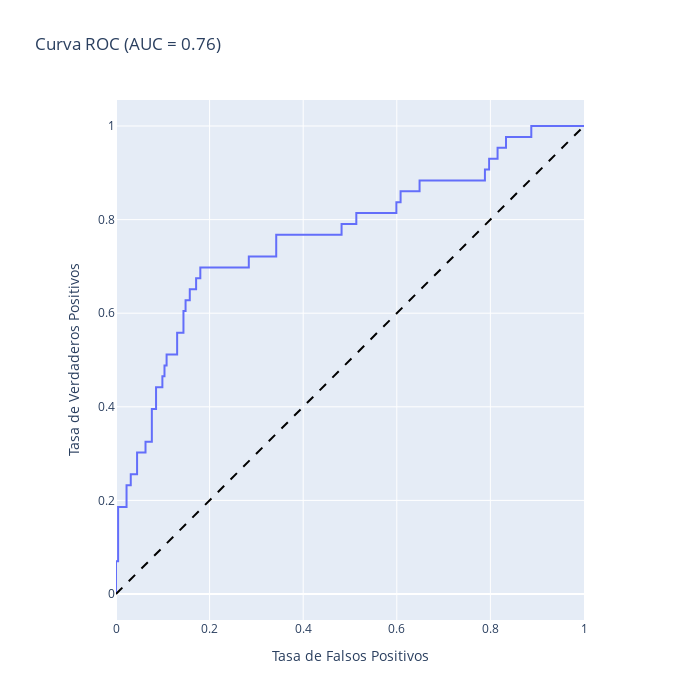

Notebook code cell kept with this figure:
### Code cell
fig, auc_roc = show_auc_roc(model_smote, X_test, y_test)
fig

### Figure 1 — Plotly figure (JSON) as saved in the notebook; plotly's stock layout.template omitted (floating-point values rounded to 4 significant figures)
{"data": [{"hovertemplate": "Tasa de Falsos Positivos=%{x}<br>Tasa de Verdaderos Positivos=%{y}<extra></extra>", "legendgroup": "", "line": {"color": "#636efa", "dash": "solid"}, "marker": {"symbol": "circle"}, "mode": "lines", "name": "", "orientation": "v", "showlegend": false, "type": "scatter", "x": [0.0, 0.0, 0.0, 0.004505, 0.004505, 0.02252, 0.02252, 0.03153, 0.03153, 0.04505, 0.04505, 0.06306, 0.06306, 0.07658, 0.07658, 0.08559, 0.08559, 0.0991, 0.0991, 0.1036, 0.1036, 0.1081, 0.1081, 0.1306, 0.1306, 0.1441, 0.1441, 0.1486, 0.1486, 0.1577, 0.1577, 0.1712, 0.1712, 0.1802, 0.1802, 0.2838, 0.2838, 0.3423, 0.3423, 0.482, 0.482, 0.5135, 0.5135, 0.5991, 0.5991, 0.6081, 0.6081, 0.6486, 0.6486, 0.7883, 0.7883, 0.7973, 0.7973, 0.8153, 0.8153, 0.8333, 0.8333, 0.8874, 0.8874, 1.0], "xaxis": "x", "y": [0.0, 0.02326, 0.06977, 0.06977, 0.186, 0.186, 0.2326, 0.2326, 0.2558, 0.2558, 0.3023, 0.3023, 0.3256, 0.3256, 0.3953, 0.3953, 0.4419, 0.4419, 0.4651, 0.4651, 0.4884, 0.4884, 0.5116, 0.5116, 0.5581, 0.5581, 0.6047, 0.6047, 0.6279, 0.6279, 0.6512, 0.6512, 0.6744, 0.6744, 0.6977, 0.6977, 0.7209, 0.7209, 0.7674, 0.7674, 0.7907, 0.7907, 0.814, 0.814, 0.8372, 0.8372, 0.8605, 0.8605, 0.8837, 0.8837, 0.907, 0.907, 0.9302, 0.9302, 0.9535, 0.9535, 0.9767, 0.9767, 1.0, 1.0], "yaxis": "y"}], "layout": {"height": 700, "legend": {"tracegroupgap": 0}, "shapes": [{"line": {"color": "black", "dash": "dash"}, "type": "line", "x0": 0, "x1": 1, "y0": 0, "y1": 1}], "title": {"text": "Curva ROC (AUC = 0.76)"}, "width": 700, "xaxis": {"anchor": "y", "constrain": "domain", "domain": [0, 1], "range": [0, 1], "title": {"text": "Tasa de Falsos Positivos"}}, "yaxis": {"anchor": "x", "domain": [0, 1], "scaleanchor": "x", "scaleratio": 1, "title": {"text": "Tasa de Verdaderos Positivos"}}}}
